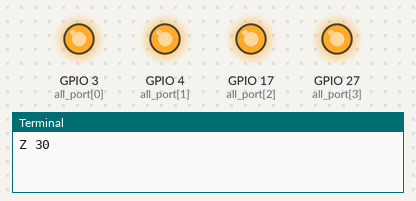
The program below on a simulated Raspberry Pi (BCM pin numbers). Parts: output pins drawn as LEDs (lit = HIGH), the last lines printed to the terminal. At 3.4 s the program stops and its outputs stay as they are.

Above: at 0.15 s.
At 1.85 s:
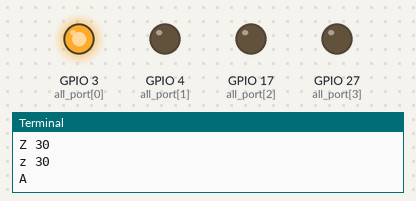
At 2.25 s:
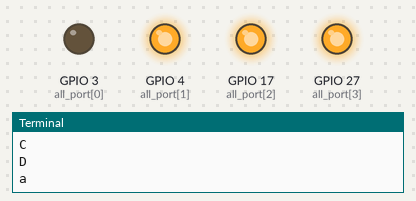
At 2.65 s:
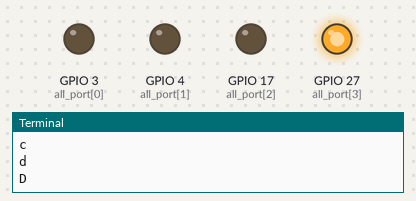
At 3.05 s:
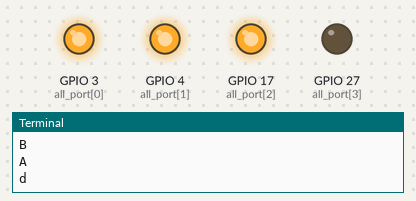
At 3.4 s:
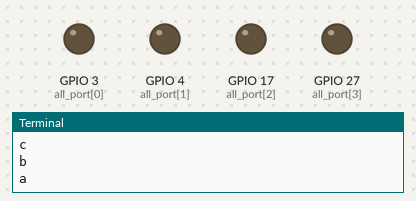
Timing chart, 0 to 4.9 s (numbered marks = the images above):
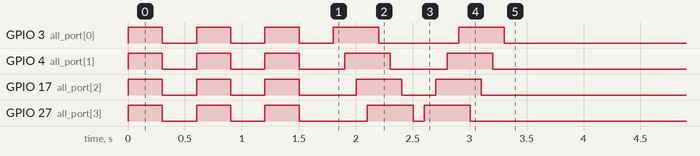

The program:

blinkled.py
```python
#
# vim:fenc=utf-8:ff=unix:ts=4:sw=4:sts=4:et:
import RPi.GPIO as GPIO
import sys
import time

def parse_pattern(all_port,pattern_str):
    '''parse a config line in pattern text file

    config line format: <pattern> [<count>]
    <pattern>:
        01(needs for all_port)
        Aa(for part of all_port), Zz(means all_port)
    <count>: decimal, specify how long time continue this pattern'''
    p=pattern_str.strip().split()
    #default count=10
    if len(p)>=2:
        count=int(p[1])
    else:
        count=10
    #convert pattern to ports and pat_01
    p=p[0]
    if p[0] in '01Zz':
        ports=all_port
        if p[0]=='Z':
            pat_01=[1]*len(all_port)
        elif p[0]=='z':
            pat_01=[0]*len(all_port)
        else:
            pat_01=[1 if c=='1' else 0 for c in p[:len(all_port)]]
    else:
        pat_01=[]
        ports=[]
        for c in p:
            idx=ord(c.upper())-ord('A')
            if idx<len(all_port):
                pat_01.append(1 if c.isupper() else 0)
                ports.append(all_port[idx])
    return ports,pat_01,count

def gen_patterns(files):
    if len(files)==0:
        files=["pattern.txt"]
    for f in files:
        with open(f) as fn:
            for l in fn:
                l=l.strip()
                if l[0]=="#":
                    continue
                yield l

if __name__=='__main__':
    all_port=(3,4,17,27)
    #INIT-OUT all_port
    GPIO.setwarnings(False)
    GPIO.setmode(GPIO.BCM)
    for p in all_port:
        GPIO.setup(p,GPIO.OUT)
    #run patterns
    for pat_str in gen_patterns(sys.argv[1:]):
        print(pat_str)
        port,pattern,n=parse_pattern(all_port,pat_str)
        for pn,on in zip(port,pattern):
            GPIO.output(pn,GPIO.HIGH if on==1 else GPIO.LOW)
            pass
        time.sleep(0.01*n)
    #CLOSE-IN all_port
    for pn in all_port:
        GPIO.output(pn,GPIO.LOW)
        GPIO.setup(pn,GPIO.IN)
```

Measured:
- by itself, GPIO 3 (all_port[0]): goes 3 × (HIGH 0.30 s, LOW 0.30 s), HIGH 0.40 s, LOW 0.70 s, HIGH 0.40 s, then LOW
- by itself, GPIO 4 (all_port[1]): LOW → HIGH at 0.00 s, → LOW 0.30 s later, → HIGH 0.30 s later, → LOW 0.30 s later, … (10 changes in this stretch)
- by itself, GPIO 17 (all_port[2]): LOW → HIGH at 0.00 s, → LOW 0.30 s later, → HIGH 0.30 s later, → LOW 0.30 s later, … (10 changes in this stretch)
- by itself, GPIO 27 (all_port[3]): LOW → HIGH at 0.00 s, → LOW 0.30 s later, → HIGH 0.30 s later, → LOW 0.30 s later, … (10 changes in this stretch)
